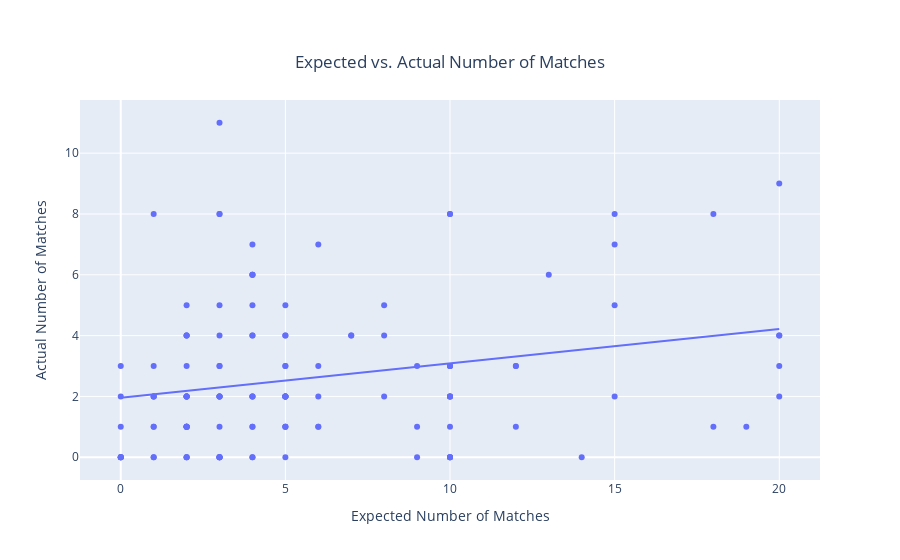

Notebook code for this chart:
### Code cell
# Assuming df_unique contains unique rows for each participant with 'expnum' and 'actual_matches'
fig = px.scatter(qu2, x='expnum', y='actual_matches', trendline='ols',
                 labels={'expnum': 'Expected Number of Matches', 'actual_matches': 'Actual Number of Matches'},
                 title='Relationship Between Expected and Actual Number of Matches')

fig.update_layout(xaxis_title='Expected Number of Matches',
                  yaxis_title='Actual Number of Matches',
                  title={'text': "Expected vs. Actual Number of Matches",
                         'y':0.9,
                         'x':0.5,
                         'xanchor': 'center',
                         'yanchor': 'top'})

# Show plot
fig.show()

### Figure 1 — Plotly figure (JSON) as saved in the notebook; plotly's stock layout.template omitted (floating-point values rounded to 4 significant figures)
{"data": [{"hovertemplate": "Expected Number of Matches=%{x}<br>Actual Number of Matches=%{y}<extra></extra>", "legendgroup": "", "marker": {"color": "#636efa", "symbol": "circle"}, "mode": "markers", "name": "", "orientation": "v", "showlegend": false, "type": "scatter", "x": [2, 5, 2, 2, 10, 3, 3, 10, 15, 10, 3, 20, 4, 15, 9, 10, 2, 2, 20, 19, 0, 2, 3, 3, 4, 10, 4, 4, 2, 4, 0, 0, 5, 8, 8, 3, 12, 5, 2, 3, 3, 1, 5, 7, 8, 6, 5, 4, 7, 2, 1, 9, 5, 5, 15, 12, 10, 5, 1, 2, 2, 10, 3, 1, 2, 0, 2, 5, 9, 4, 2, 1, 4, 4, 0, 3, 10, 6, 2, 3, 5, 4, 10, 10, 10, 6, 0, 3, 6, 2, 2, 6, 3, 5, 5, 18, 4, 14, 18, 5, 3, 1, 2, 3, 2, 3, 3, 1, 4, 20, 12, 20, 4, 15, 5, 0, 10, 1, 10, 4, 5, 20, 13, 10, 1, 0], "xaxis": "x", "y": [4, 2, 0, 2, 2, 2, 2, 8, 7, 2, 0, 2, 4, 8, 3, 2, 1, 1, 9, 1, 0, 2, 3, 0, 0, 0, 2, 2, 2, 4, 0, 0, 2, 5, 2, 2, 3, 1, 0, 0, 0, 1, 4, 4, 4, 1, 1, 6, 4, 1, 1, 1, 0, 3, 2, 1, 1, 2, 3, 1, 1, 0, 1, 2, 0, 2, 1, 3, 0, 0, 2, 2, 5, 6, 3, 3, 3, 3, 5, 2, 2, 1, 8, 2, 0, 2, 1, 8, 7, 4, 3, 1, 0, 5, 2, 8, 2, 0, 1, 1, 5, 8, 2, 11, 4, 8, 4, 0, 6, 3, 3, 4, 1, 5, 4, 0, 3, 0, 0, 7, 2, 4, 6, 3, 2, 0], "yaxis": "y"}, {"hovertemplate": "<b>OLS trendline</b><br>actual_matches = 0.113091 * expnum + 1.95307<br>R<sup>2</sup>=0.059058<br><br>Expected Number of Matches=%{x}<br>Actual Number of Matches=%{y} <b>(trend)</b><extra></extra>", "legendgroup": "", "marker": {"color": "#636efa", "symbol": "circle"}, "mode": "lines", "name": "", "showlegend": false, "type": "scatter", "x": [0, 0, 0, 0, 0, 0, 0, 0, 1, 1, 1, 1, 1, 1, 1, 1, 1, 2, 2, 2, 2, 2, 2, 2, 2, 2, 2, 2, 2, 2, 2, 2, 2, 2, 2, 2, 3, 3, 3, 3, 3, 3, 3, 3, 3, 3, 3, 3, 3, 3, 3, 3, 3, 4, 4, 4, 4, 4, 4, 4, 4, 4, 4, 4, 4, 4, 4, 5, 5, 5, 5, 5, 5, 5, 5, 5, 5, 5, 5, 5, 5, 5, 6, 6, 6, 6, 6, 7, 7, 8, 8, 8, 9, 9, 9, 10, 10, 10, 10, 10, 10, 10, 10, 10, 10, 10, 10, 10, 10, 12, 12, 12, 13, 14, 15, 15, 15, 15, 18, 18, 19, 20, 20, 20, 20, 20], "xaxis": "x", "y": [1.953, 1.953, 1.953, 1.953, 1.953, 1.953, 1.953, 1.953, 2.066, 2.066, 2.066, 2.066, 2.066, 2.066, 2.066, 2.066, 2.066, 2.179, 2.179, 2.179, 2.179, 2.179, 2.179, 2.179, 2.179, 2.179, 2.179, 2.179, 2.179, 2.179, 2.179, 2.179, 2.179, 2.179, 2.179, 2.179, 2.292, 2.292, 2.292, 2.292, 2.292, 2.292, 2.292, 2.292, 2.292, 2.292, 2.292, 2.292, 2.292, 2.292, 2.292, 2.292, 2.292, 2.405, 2.405, 2.405, 2.405, 2.405, 2.405, 2.405, 2.405, 2.405, 2.405, 2.405, 2.405, 2.405, 2.405, 2.519, 2.519, 2.519, 2.519, 2.519, 2.519, 2.519, 2.519, 2.519, 2.519, 2.519, 2.519, 2.519, 2.519, 2.519, 2.632, 2.632, 2.632, 2.632, 2.632, 2.745, 2.745, 2.858, 2.858, 2.858, 2.971, 2.971, 2.971, 3.084, 3.084, 3.084, 3.084, 3.084, 3.084, 3.084, 3.084, 3.084, 3.084, 3.084, 3.084, 3.084, 3.084, 3.31, 3.31, 3.31, 3.423, 3.536, 3.649, 3.649, 3.649, 3.649, 3.989, 3.989, 4.102, 4.215, 4.215, 4.215, 4.215, 4.215], "yaxis": "y"}], "layout": {"legend": {"tracegroupgap": 0}, "title": {"text": "Expected vs. Actual Number of Matches", "x": 0.5, "xanchor": "center", "y": 0.9, "yanchor": "top"}, "xaxis": {"anchor": "y", "domain": [0, 1], "title": {"text": "Expected Number of Matches"}}, "yaxis": {"anchor": "x", "domain": [0, 1], "title": {"text": "Actual Number of Matches"}}}}
